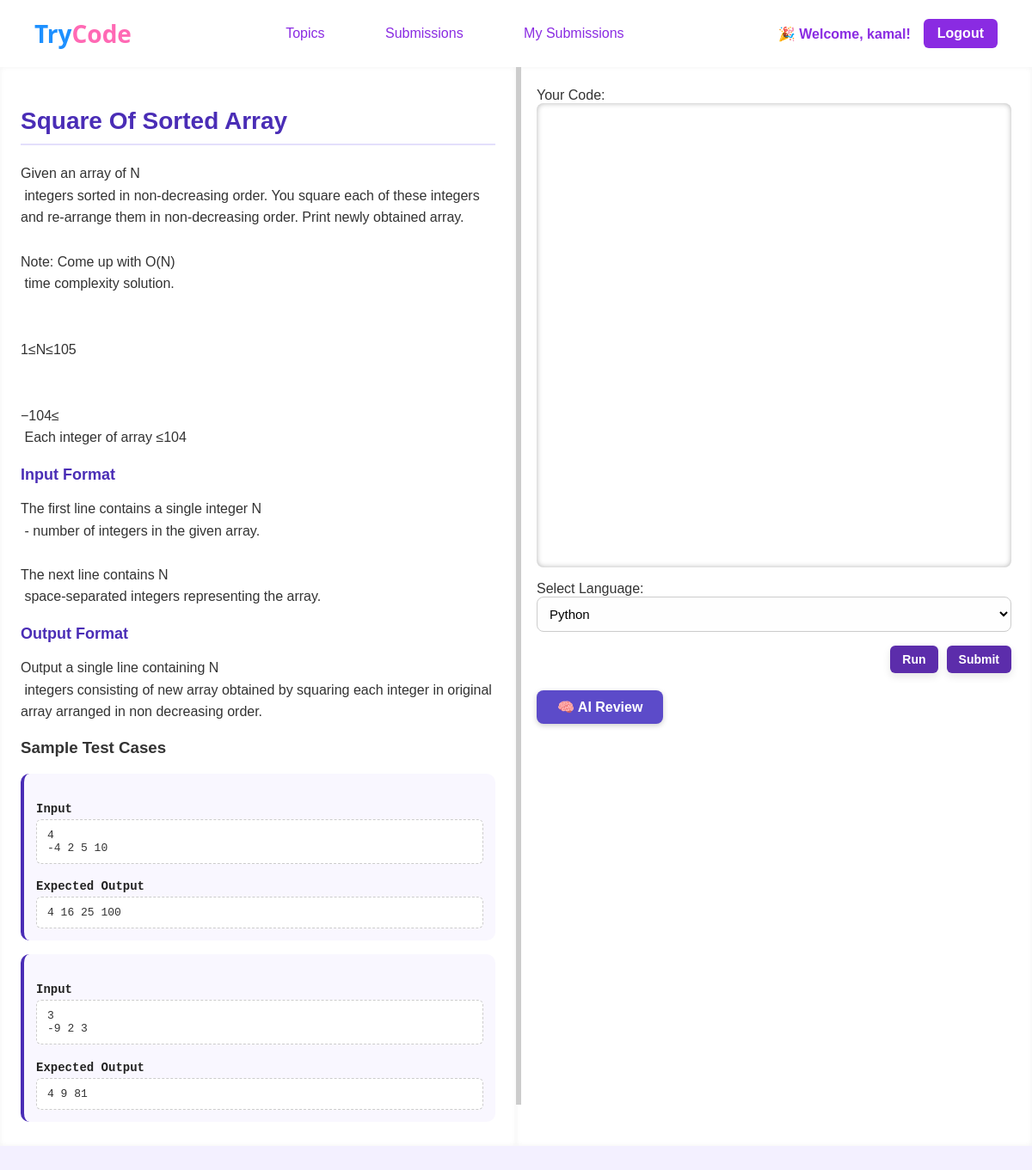
Page /problems/1/ (signed in) on the committed database.
### authentication/models.py (models this page shows, shortened)
class Problem(models.Model):
    topic = models.ForeignKey(Topic, on_delete=models.CASCADE, related_name='problems')
    title = models.CharField(max_length=200)
    description = models.TextField()
    input_format = models.TextField()
    output_format = models.TextField()

class TestCase(models.Model):
    problem = models.ForeignKey(Problem, on_delete=models.CASCADE, related_name='testcases')
    input_data = models.TextField()
    expected_output = models.TextField()

### authentication/views.py (the view, shortened to what this page needs)
# urls.py: path('problems/<int:problem_id>/', views.problem_detail_view, name='problem_detail'),
@login_required
def problem_detail_view(request, problem_id):
    problem = get_object_or_404(Problem, id=problem_id)
    testcases = problem.testcases.all()
    verdict = None
    testcase_results = []
    summary_verdicts = []
    action = None
    code = ''
    language = 'python'  # Default language
    return render(request, 'problem_page.html', {
        'problem': problem,
        'testcases': testcases,
        'code': code,
        'language': language,
        'action': 'view'
    })

### authentication/templates/problem_page.html (shortened to what this page needs)
{% extends "home.html" %}
{% block content %}
<link rel="stylesheet" href="https://cdnjs.cloudflare.com/ajax/libs/codemirror/5.65.13/codemirror.min.css">
<link rel="stylesheet" href="https://cdnjs.cloudflare.com/ajax/libs/codemirror/5.65.13/theme/dracula.min.css">
<div class="problem-page" id="problemPage">
  <div class="left-panel" id="leftPanel">
    <h2>{{ problem.title }}</h2>
    <p class="problem-description">{{ problem.description }}</p>
    <div class="format-section">
      <h4>Input Format</h4>
      <p>{{ problem.input_format }}</p>
    </div>
    <div class="format-section">
      <h4>Output Format</h4>
      <p>{{ problem.output_format }}</p>
    </div>
    <div class="testcase-block">
      <h3>Sample Test Cases</h3>
      {% for tc in testcases|slice:":2" %}
        <div class="testcase">
          <div class="testcase-section">
            <h4>Input</h4>
            <div class="testcase-content">{{ tc.input_data }}</div>
          </div>
          <div class="testcase-section">
            <h4>Expected Output</h4>
            <div class="testcase-content">{{ tc.expected_output }}</div>
          </div>
        </div>
      {% empty %}
        <p><em>No test cases available for this problem yet.</em></p>
      {% endfor %}
    </div>
  </div>
  <div class="resizer" id="resizer"></div>
  <div class="right-panel" id="rightPanel">
    <form method="POST" action="{% url 'problem_detail' problem.id %}">
      <label for="editor">Your Code:</label>
      <div id="editor"></div>
      <label for="language">Select Language:</label>
      <select name="language" id="language" required>
        <option value="python" {% if language == "python" %}selected{% endif %}>Python</option>
      </select>
      <div class="button-bar">
        <button type="submit" name="action" value="run">Run</button>
        <button type="submit" name="action" value="submit">Submit</button>
      </div>
    </form>
<form method="post" action="{% url 'ai_review' %}" style="margin-top: 20px;">
  <button type="submit" onclick="
    document.getElementById('code').value = editor.getValue();
    document.getElementById('languageField').value = document.getElementById('language').value;
  " style="
    background-color: #5c4bc9;
    color: white;
    padding: 10px 24px;
    font-weight: bold;
    font-size: 16px;
    border: none;
    border-radius: 8px;
    cursor: pointer;
    box-shadow: 0 2px 6px rgba(0,0,0,0.2);
  ">🧠 AI Review</button>
</form>
    </div>
  </div>
  {% endblock %}

### authentication/templates/home.html (shortened to what this page needs)
<!DOCTYPE html>
<html lang="en">
<head>
</head>
<body>
  <header class="main-header">
    <a href="#" class="logo">Try<span class="code-highlight">Code</span></a>
    <nav class="nav-links">
      <a href="{% url 'topics' %}" id="nav_bar">Topics</a>
      <a href="{% url 'submission_list' %}" id = "nav_bar">Submissions</a>
      <a href="{% url 'my_submission_list' %}" id="nav_bar">My Submissions</a>
    </nav>
    <div class="user-greeting">
      <span>🎉 Welcome, {{ request.user.username }}!</span>
      <a href="{% url 'logout' %}" class="logout-btn">Logout</a>
    </div>
  </header>
 <div>
  {% block content %}{% endblock %}
 </div>
</body>
</html>

### authentication/templates/home.html (style rules this page uses)
html { scroll-behavior: smooth; }
body { margin: 0; font-family: 'Segoe UI', Tahoma, sans-serif; background-color: #f3f0ff; color: #333; }
.logo { font-size: 28px; font-weight: bold; font-family: 'Segoe UI', Tahoma, sans-serif; text-decoration: none; color: #1e90ff; }
.logo .code-highlight { color: #ff69b4; }
.main-header { display: flex; justify-content: space-between; align-items: center; background-color: white; padding: 20px 40px; box-shadow: 0 2px 6px rgba(0, 0, 0, 0.1); }
.nav-links a { margin: 0 15px; text-decoration: none; color: blueviolet; font-weight: 500; transition: color 0.3s ease; }
.user-greeting { display: flex; align-items: center; gap: 15px; font-weight: 600; color: blueviolet; }
.logout-btn { padding: 8px 16px; background-color: blueviolet; color: white; text-decoration: none; border-radius: 6px; font-weight: bold; transition: background-color 0.3s ease; }
.nav-links #nav_bar { display: inline-block; padding: 10px 18px; font-size: 16px; color: blueviolet; text-decoration: none; border-radius: 8px; transition: all 0.3s ease; position: relative; }
.nav-links #nav_bar::after { content: ""; position: absolute; left: 0; bottom: 0; height: 3px; width: 100%; background-color: blueviolet; transform: scaleX(0); transition: transform 0.3s ease; }

### rows in the picture
Problem: title "Square Of Sorted Array", description "Given an array of N integers sorted in non-decreasing order. You square each of these integers and re-arrange them in non-decreasing order. Print newly obtained array. Note: Come up with O(N) time complexity solution. 1≤N≤105 −104≤ Each integer of array ≤104", input_format "The first line contains a single integer N - number of integers in the given array. The next line contains N space-separated integers representing the array.", output_format "Output a single line containing N integers consisting of new array obtained by squaring each integer in original array arranged in non decreasing order."
TestCase: input_data "4 -4 2 5 10", expected_output "4 16 25 100"
TestCase: input_data "3 -9 2 3", expected_output "4 9 81"

### other values in the picture
{{ request.user.username }} "kamal"
